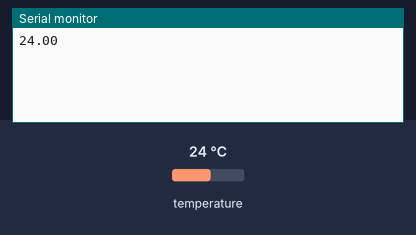
This sketch was run on a simulated Arduino Uno, built with avr-gcc and run on an emulated ATmega328P. Shown: the last lines printed to the serial monitor. The test bench sets the inputs (shaded band); at power-on: temperature 24 °C.

Above: at 2.3 s.
2.4 s: temperature set to 12 °C
At 2.4 s:
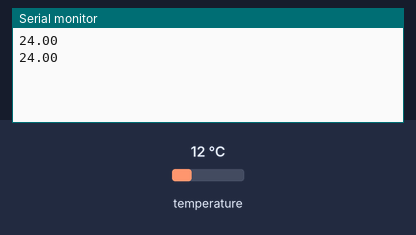
3.9 s: temperature set to 19 °C
At 3.9 s:
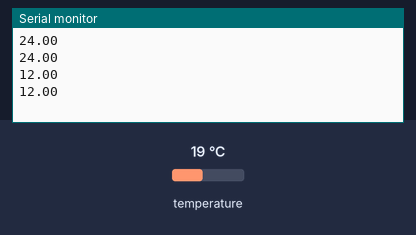
Timing chart, 0 to 6.9 s (numbered marks = the images above; inputs shaded):
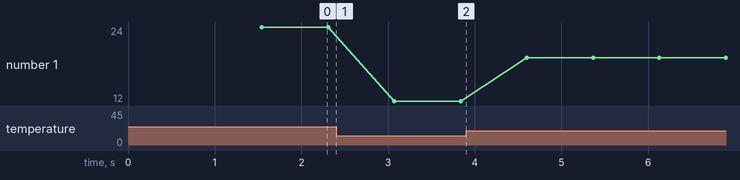

The sketch:

temperature_display_v1.0.ino
```cpp
#include <OneWire.h>
#include <DallasTemperature.h>
#include <Wire.h>

// used to debug on Development
//#include <LiquidCrystal_I2C.h>
//LiquidCrystal_I2C lcd(0x27,20,4);  // set the LCD address to 0x27 for a 16 chars and 2 line display

#define ONE_WIRE_BUS 4

OneWire oneWire(ONE_WIRE_BUS);
DallasTemperature sensors(&oneWire);

 float Celcius=0;
 bool clean = true;
 unsigned int millisOld =0;
/***************************************************/

void setup() {
  // initialize the serial communication:
  Serial.begin(9600);

  sensors.begin();

// used to debug on Development
//  lcd.init(); // initialize the lcd
//  lcd.init();
//  // Print a message to the LCD.
//  lcd.backlight();
//
//  lcd.setCursor(0,0);
//  lcd.print("Room Temperature");
}
void loop() {

  byte brightness;

  sensors.requestTemperatures();
  Celcius=sensors.getTempCByIndex(0);


  if (millis()> millisOld+1000){
    Serial.println(Celcius);//sends celcius value to serial port

//used to debug on i2c display
//    //display printing
//    lcd.setCursor(0,1);
//    lcd.print(Celcius);
//    lcd.setCursor(5,1);
//    lcd.print(" C");
  }

}
```

Measured:
- plotted number 1: 24 → 12 after the input at 2.4 s, 12 → 19 after the input at 3.9 s
